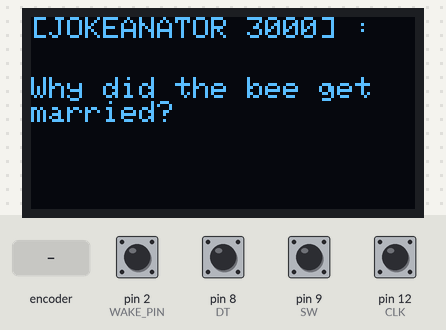
Bench run of a sketch on a simulated Arduino Uno, built with avr-gcc and run on an emulated ATmega328P. Parts: 128×64 one-colour display. The inputs (shaded band) are chosen by the test bench; at power-on: pin 2 (WAKE_PIN), pin 8 (DT), pin 9 (SW), pin 12 (CLK) HIGH. Sleep ends after the set time or at an interrupt; random numbers use the default seed unless the sketch sets one.

Above: at 6.3 s.
6.4 s: rotary encoder on pin 12 (CLK) / pin 8 (DT) turned 3 steps (first pin leading)
At 6.97 s:
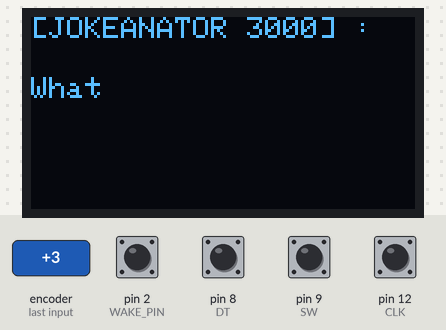
8.5 s: pin 2 (WAKE_PIN) pulled LOW for 0.15 s
At 9.17 s:
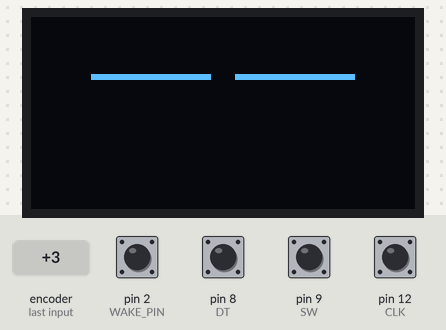
10.2 s: pin 2 (WAKE_PIN) pulled LOW for 1 s
At 12.3 s:
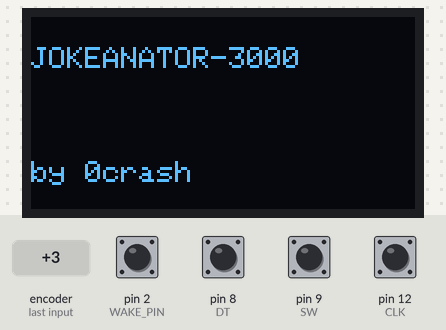
12.7 s: pin 9 (SW) pulled LOW for 3.2 s
At 17.2 s:
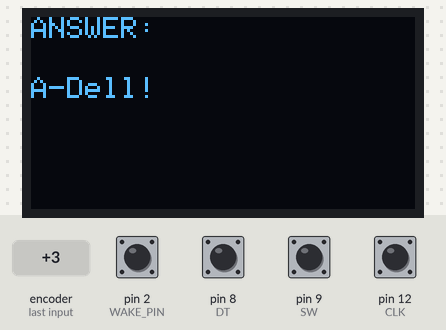
17.4 s: pin 9 (SW) pulled LOW for 0.15 s
At 20.7 s:
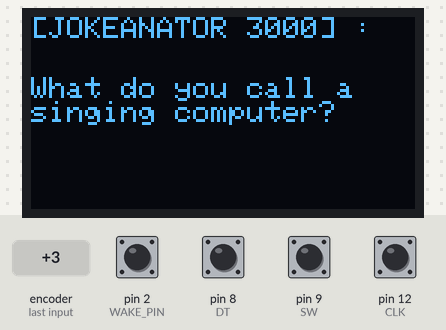
21.0 s: rotary encoder on pin 12 (CLK) / pin 8 (DT) turned 3 steps (first pin leading)
At 23.8 s:
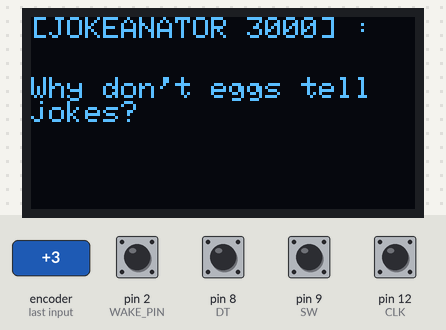

Measured:
- after the input at 6.4 s, the display: first changes after 0.30 s (image 1 shows a later state)
- after the input at 17.4 s, the display: first changes after 0.22 s (image 5 shows a later state)
- after the input at 21.0 s, the display: first changes after 0.30 s (image 6 shows a later state)
- what the display in image 2 shows lasts 0.4 s, from 9.0 s to 9.4 s

The sketch:

DADJOKEANATOR3000V2.ino
```cpp
#include <Wire.h>
#include <Adafruit_GFX.h>
#include <Adafruit_SH110X.h>
#include <avr/pgmspace.h>
#include <avr/sleep.h>


// SH1106 display
Adafruit_SH1106G display(128, 64, &Wire);

#define WAKE_PIN 2
#define CLK 12
#define DT 8
#define SW 9

int lastCLK;
int jokeIndex = 0;
bool showingPunchline = false;
bool isOn = true;
bool eyesOpen = true;
unsigned long lastBlink = 0;
const unsigned long blinkInterval = 400; // ms between blinks
int eyeX1 = 40, eyeX2 = 88, eyeY = 20, eyeRadius = 20;


// --------------------------------------------
// JOKES IN PROGMEM
// --------------------------------------------


const char jokeQ32[] PROGMEM = "Why don't eggs tell\njokes?";
const char jokeQ33[] PROGMEM = "What do you call cheese\nthat isn't yours?";
const char jokeQ34[] PROGMEM = "Why did the scarecrow\nwin an award?";
const char jokeQ35[] PROGMEM = "Why did the golfer\nbring two pants?";
const char jokeQ36[] PROGMEM = "What do you call a\nsleeping bull?";
const char jokeQ37[] PROGMEM = "Why don't bananas get\nlonely?";
const char jokeQ38[] PROGMEM = "What kind of tree fits\nin your hand?";
const char jokeQ39[] PROGMEM = "Why was the broom late?";
const char jokeQ40[] PROGMEM = "Why did the frog take\nthe bus?";
const char jokeQ41[] PROGMEM = "What did the ocean say\nto the beach?";
const char jokeQ42[] PROGMEM = "Why did the stadium get\nhot?";
const char jokeQ43[] PROGMEM = "Why don’t oysters share\npearls?";
const char jokeQ44[] PROGMEM = "Why did the banana go\nto the doctor?";
const char jokeQ45[] PROGMEM = "Why can't pirates learn\nthe alphabet?";
const char jokeQ46[] PROGMEM = "Why did the chicken join\na band?";
const char jokeQ47[] PROGMEM = "What do you call a pile\nof cats?";
const char jokeQ48[] PROGMEM = "Why was the belt\narrested?";
const char jokeQ49[] PROGMEM = "Why was the phone\nwearing glasses?";
const char jokeQ50[] PROGMEM = "Why did the cookie go to\nthe doctor?";
const char jokeQ51[] PROGMEM = "What do you call a lazy\nkangaroo?";
const char jokeQ52[] PROGMEM = "Why don't seagulls fly\nover bays?";
const char jokeQ53[] PROGMEM = "What do you call a fish\nwith no eyes?";
const char jokeQ54[] PROGMEM = "Why are elevator jokes\nso good?";
const char jokeQ55[] PROGMEM = "Why was the music room\nso loud?";
const char jokeQ56[] PROGMEM = "Why did the snowman\npick a fight?";
const char jokeQ57[] PROGMEM = "What do you call a dog\nthat can do magic?";
const char jokeQ58[] PROGMEM = "Why did the grape stop\nin the middle of the road?";
const char jokeQ59[] PROGMEM = "Why did the light bulb\nget good grades?";
const char jokeQ60[] PROGMEM = "What do you call a cow\nwith no legs?";
const char jokeQ61[] PROGMEM = "Why did the coffee file\na police report?";
const char jokeQ62[] PROGMEM = "Why did the barber win\nthe race?";
const char jokeQ63[] PROGMEM = "What do you call a\nnervous javelin thrower?";
const char jokeQ64[] PROGMEM = "Why was the math class\nso cold?";
const char jokeQ65[] PROGMEM = "Why did the orange lose\nthe race?";
const char jokeQ66[] PROGMEM = "Why did the keyboard go\nto sleep?";
const char jokeQ67[] PROGMEM = "Why can’t you play hide\nand seek with mountains?";
const char jokeQ68[] PROGMEM = "What do you call a\nlaughing motorcycle?";
const char jokeQ69[] PROGMEM = "Why did the duck get a\nnew phone?";
const char jokeQ70[] PROGMEM = "Why did the shoe go to\nschool?";
const char jokeQ71[] PROGMEM = "What do you call birds\nthat stick together?";
const char jokeQ72[] PROGMEM = "Why did the potato sit\ndown early?";
const char jokeQ73[] PROGMEM = "Why did the clock get\nkicked out of class?";
const char jokeQ74[] PROGMEM = "What do you call a\nmusical whale?";
const char jokeQ75[] PROGMEM = "Why did the shovel apply\nfor a job?";
const char jokeQ76[] PROGMEM = "Why don’t robots panic?";
const char jokeQ77[] PROGMEM = "Why was the candle\nalways calm?";
const char jokeQ78[] PROGMEM = "Why did the cupcake go\nboxing?";
const char jokeQ79[] PROGMEM = "What do you call a very\nfast sheep?";
const char jokeQ80[] PROGMEM = "Why did the mushroom get\ninvited to the party?";
const char jokeQ81[] PROGMEM = "Why did the painter bring\na ladder?";
const char jokeQ82[] PROGMEM = "Why was the fish bad at\nbasketball?";
const char jokeQ83[] PROGMEM = "Why did the bee get\nmarried?";
const char jokeQ84[] PROGMEM = "What do you call a\nsinging computer?";


const char jokeA32[] PROGMEM = "They'd crack each other up!";
const char jokeA33[] PROGMEM = "Nacho cheese!";
const char jokeA34[] PROGMEM = "He was outstanding in his field!";
const char jokeA35[] PROGMEM = "In case he got a hole in one!";
const char jokeA36[] PROGMEM = "A bulldozer!";
const char jokeA37[] PROGMEM = "They hang out in bunches!";
const char jokeA38[] PROGMEM = "A palm tree!";
const char jokeA39[] PROGMEM = "It swept in late!";
const char jokeA40[] PROGMEM = "His car got toad!";
const char jokeA41[] PROGMEM = "Nothing, it just waved!";
const char jokeA42[] PROGMEM = "Because all the fans left!";
const char jokeA43[] PROGMEM = "They're shellfish!";
const char jokeA44[] PROGMEM = "It wasn't peeling well!";
const char jokeA45[] PROGMEM = "They get lost at C!";
const char jokeA46[] PROGMEM = "It had drumsticks!";
const char jokeA47[] PROGMEM = "A meow-ntain!";
const char jokeA48[] PROGMEM = "It held up a pair of pants!";
const char jokeA49[] PROGMEM = "It lost its contacts!";
const char jokeA50[] PROGMEM = "It felt crumby!";
const char jokeA51[] PROGMEM = "A pouch potato!";
const char jokeA52[] PROGMEM = "Because then they'd be bagels!";
const char jokeA53[] PROGMEM = "A fshhh!";
const char jokeA54[] PROGMEM = "They work on many levels!";
const char jokeA55[] PROGMEM = "There were too many\nnotes!";
const char jokeA56[] PROGMEM = "He wanted to melt the\ncompetition!";
const char jokeA57[] PROGMEM = "A labracadabrador!";
const char jokeA58[] PROGMEM = "It ran out of juice!";
const char jokeA59[] PROGMEM = "It was really bright!";
const char jokeA60[] PROGMEM = "Ground beef!";
const char jokeA61[] PROGMEM = "It got mugged!";
const char jokeA62[] PROGMEM = "He knew all the shortcuts!";
const char jokeA63[] PROGMEM = "Shaky spear!";
const char jokeA64[] PROGMEM = "Too many\ncold calculations!";
const char jokeA65[] PROGMEM = "It ran out of juice!";
const char jokeA66[] PROGMEM = "It lost its space bar!";
const char jokeA67[] PROGMEM = "They always peak!";
const char jokeA68[] PROGMEM = "A Yamahaha!";
const char jokeA69[] PROGMEM = "Because it kept\nquacking!";
const char jokeA70[] PROGMEM = "It wanted to be a\nsmart shoe!";
const char jokeA71[] PROGMEM = "Vel-crows!";
const char jokeA72[] PROGMEM = "It was already a little\nfried!";
const char jokeA73[] PROGMEM = "It kept talking\ntoo much!";
const char jokeA74[] PROGMEM = "An orca-stra!";
const char jokeA75[] PROGMEM = "It was digging the job!";
const char jokeA76[] PROGMEM = "Because they have\nsteel nerves!";
const char jokeA77[] PROGMEM = "It never got\nwick-ed up!";
const char jokeA78[] PROGMEM = "It wanted a better\npunchline!";
const char jokeA79[] PROGMEM = "A lamborghini!";
const char jokeA80[] PROGMEM = "He was a fungi!";
const char jokeA81[] PROGMEM = "To reach the high notes!";
const char jokeA82[] PROGMEM = "It kept getting tangled\nin the net!";
const char jokeA83[] PROGMEM = "Because he found his\nhoney!";
const char jokeA84[] PROGMEM = "A-Dell!";


const char* const questions[] PROGMEM = {
  jokeQ32, jokeQ33, jokeQ34, jokeQ35, jokeQ36, jokeQ37, jokeQ38,
  jokeQ39, jokeQ40, jokeQ41, jokeQ42, jokeQ43, jokeQ44, jokeQ45,
  jokeQ46, jokeQ47, jokeQ48, jokeQ49, jokeQ50, jokeQ51, jokeQ52,
  jokeQ53, jokeQ54, jokeQ55, jokeQ56, jokeQ57, jokeQ58, jokeQ59,
  jokeQ60, jokeQ61, jokeQ62, jokeQ63, jokeQ64, jokeQ65, jokeQ66,
  jokeQ67, jokeQ68, jokeQ69, jokeQ70, jokeQ71, jokeQ72, jokeQ73,
  jokeQ74, jokeQ75, jokeQ76, jokeQ77, jokeQ78, jokeQ79, jokeQ80,
  jokeQ81, jokeQ82, jokeQ83, jokeQ84

};

const char* const answers[] PROGMEM = {
  jokeA32, jokeA33, jokeA34, jokeA35, jokeA36, jokeA37, jokeA38,
  jokeA39, jokeA40, jokeA41, jokeA42, jokeA43, jokeA44, jokeA45,
  jokeA46, jokeA47, jokeA48, jokeA49, jokeA50, jokeA51, jokeA52,
  jokeA53, jokeA54, jokeA55, jokeA56, jokeA57, jokeA58, jokeA59,
  jokeA60, jokeA61, jokeA62, jokeA63, jokeA64, jokeA65, jokeA66,
  jokeA67, jokeA68, jokeA69, jokeA70, jokeA71, jokeA72, jokeA73,
  jokeA74, jokeA75, jokeA76, jokeA77, jokeA78, jokeA79, jokeA80,
  jokeA81, jokeA82, jokeA83, jokeA84

};

int jokeCount = sizeof(questions) / sizeof(questions[0]);
char buffer[64];

void typeWriterText(int x, int y, const char* text, int speed) {
  display.setCursor(x, y);

  for (int i = 0; text[i] != '\0'; i++) {
    display.write(text[i]);
    display.display();
    delay(speed);
  }
}


// Draw eyes: open if true, closed if false


void drawEyes() {
  display.clearDisplay();
  if (eyesOpen) {
    display.fillCircle(eyeX1, eyeY, eyeRadius, SH110X_WHITE);
    display.fillCircle(eyeX2, eyeY, eyeRadius, SH110X_WHITE);
  } else {
    display.fillRect(eyeX1 - eyeRadius, eyeY - 1, eyeRadius * 2, 2, SH110X_WHITE);
    display.fillRect(eyeX2 - eyeRadius, eyeY - 1, eyeRadius * 2, 2, SH110X_WHITE);
  }
  display.display();
}


volatile bool wakeUpFlag = false;  // wake-up flag

// interrupt function called when D2 is pressed
volatile unsigned long lastWake = 0;

void wakeUp() {
  unsigned long now = millis();
  if (now - lastWake > 200) {   // simple debounce 200ms
    isOn = !isOn;
    lastWake = now;
  }
}


// function to put MCU to deep sleep
void goToSleep() {
  attachInterrupt(digitalPinToInterrupt(WAKE_PIN), wakeUp, LOW); // trigger on D2
  set_sleep_mode(SLEEP_MODE_PWR_DOWN);
  sleep_enable();
  sleep_cpu();  // MCU sleeps here
  sleep_disable();
  detachInterrupt(digitalPinToInterrupt(WAKE_PIN));
}


// --------------------------------------------
// DISPLAY FUNCTIONS
// --------------------------------------------
void showQuestion() {
  display.clearDisplay();
  display.setCursor(0, 0);
  display.println("[JOKEANATOR 3000] :\n");
  display.display();

  strcpy_P(buffer, (char*)pgm_read_word(&questions[jokeIndex]));

  typeWriterText(0, 20, buffer, 35);
}


void showAnswer() {
  display.clearDisplay();
  display.setCursor(0, 0);
  display.println("ANSWER:\n");
  display.display();

  strcpy_P(buffer, (char*)pgm_read_word(&answers[jokeIndex]));

  typeWriterText(0, 20, buffer, 35);
}

// --------------------------------------------
// SETUP
// --------------------------------------------
void showOpeningScreen() {
  display.clearDisplay();

  // Big header
  display.setTextSize(1);
  typeWriterText(0, 10, "JOKEANATOR-3000", 50);  // slower speed for dramatic effect

  // Smaller subtext
  display.setTextSize(1.5);
  typeWriterText(0, 40, "\nby 0crash", 50);

  delay(1500);
}


void setup() {
  pinMode(CLK, INPUT);
  pinMode(DT, INPUT);
  pinMode(SW, INPUT_PULLUP);
  pinMode(WAKE_PIN, INPUT_PULLUP);
  attachInterrupt(digitalPinToInterrupt(WAKE_PIN), wakeUp, FALLING);

  lastCLK = digitalRead(CLK);

  display.begin(0x3C, true);
  display.clearDisplay();
  display.setTextSize(1);
  display.setTextColor(SH110X_WHITE);

  showOpeningScreen();

  randomSeed(analogRead(A0));
  jokeIndex = random(0, jokeCount);

  showQuestion();
}

// --------------------------------------------
// MAIN LOOP
// --------------------------------------------
int stepCount = 0;
const int stepsPerJoke = 2;
unsigned long lastInteraction = 0;
const unsigned long sleepDelay = 30000; // 30s inactivity

void loop() {
  if (isOn) {
    int currentCLK = digitalRead(CLK);

    // ROTATION
    if (currentCLK != lastCLK && currentCLK == 1) {
      stepCount++;
      lastInteraction = millis(); // optional if you keep inactivity timer

      if (stepCount >= stepsPerJoke) {
        stepCount = 0;
        if (digitalRead(DT) != currentCLK) jokeIndex++;
        else jokeIndex--;

        if (jokeIndex < 0) jokeIndex = jokeCount - 1;
        if (jokeIndex >= jokeCount) jokeIndex = 0;

        if (!showingPunchline) showQuestion();
      }
    }
    lastCLK = currentCLK;

    // BUTTON PRESS TOGGLE (SW)
    if (digitalRead(SW) == LOW) {
      delay(180); // simple debounce
      lastInteraction = millis();
      showingPunchline = !showingPunchline;
      if (showingPunchline) showAnswer();
      else showQuestion();
    }

 } else {
    // Splash screen loop
    while (!isOn) { // loop until D2 pressed
        unsigned long now = millis();
        if (now - lastBlink >= blinkInterval) {
            lastBlink = now;
            eyesOpen = !eyesOpen;
            drawEyes();
        }

        // Let MCU idle sleep between frames to save power
        set_sleep_mode(SLEEP_MODE_IDLE);
        sleep_enable();
        sleep_cpu();    // wakes immediately on interrupt
        sleep_disable();
    }

    // Once turned ON, resume joke machine
    lastCLK = digitalRead(CLK);   // reset encoder reading
    showingPunchline = false;     // reset punchline
    showOpeningScreen();           // splash screen once
    showQuestion();                // then show a random joke question
}

  delay(50); // small delay to debounce & reduce CPU use
}
```
